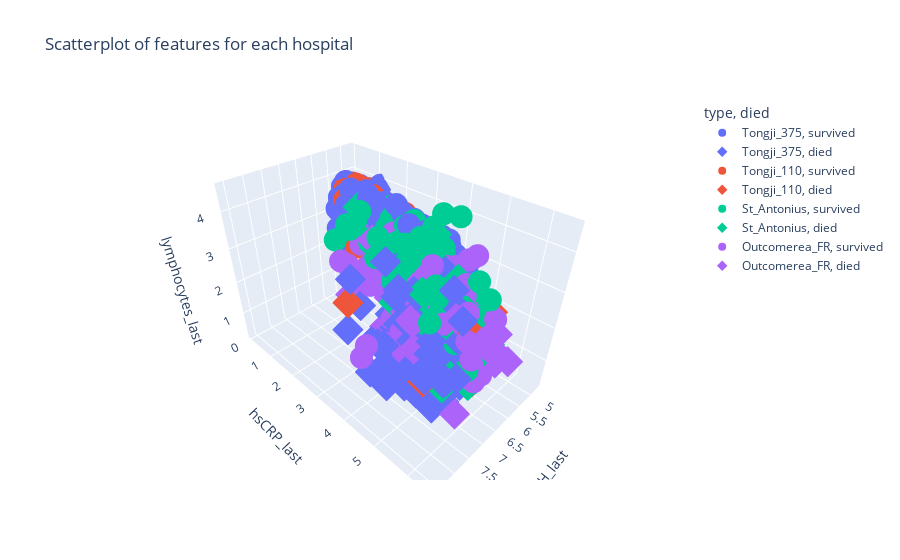

Notebook code for this chart:
### Markdown cell above
### Drawing plots

### Code cell
fig = px.scatter_3d(combined_data,
    x = 'LDH_last', 
                   y = 'hsCRP_last', z = 'lymphocytes_last', 
                    color = 'type', 
                    symbol = 'died',
                 title = "Scatterplot of features for each hospital")
fig.show()
fig.write_html("3D_plots/3d_plot_hospitals.html")
